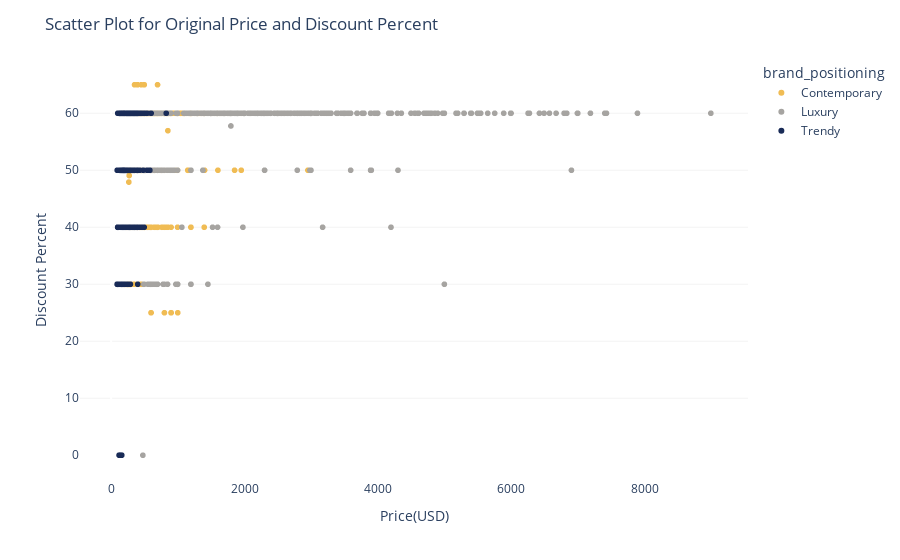

Notebook code for this chart:
### Code cell
import plotly.express as px

fig = px.scatter(saks_full, x="original_price", y="percent_off", color="brand_positioning",
                 hover_data=['brand_name'], 
                 color_discrete_sequence = ['rgb(25, 43, 87)','rgb(240, 188, 84)', 'rgb(166, 164, 161)'],
                 color_discrete_map = {"brand_positioning": ["Trendy", "Contemporary", "Luxury"]})
fig.update_layout(title_text="Scatter Plot for Original Price and Discount Percent",plot_bgcolor='rgb(256, 256, 256)')
fig.update_yaxes(title_text = 'Discount Percent',showgrid=True, gridwidth=0.5, gridcolor='rgb(230, 230, 230)')
fig.update_xaxes(title_text = "Price(USD)") 

fig.show()

### Figure 1 — Plotly figure (JSON) as saved in the notebook; plotly's stock layout.template omitted (floating-point values rounded to 4 significant figures; data arrays with more than 128 entries replaced by an {"elided": "..."} marker saying what was removed)
{"data": [{"customdata": {"elided": "2351x1 str values"}, "hovertemplate": "brand_positioning=Contemporary<br>original_price=%{x}<br>percent_off=%{y}<br>brand_name=%{customdata[0]}<extra></extra>", "legendgroup": "Contemporary", "marker": {"color": "rgb(240, 188, 84)", "symbol": "circle"}, "mode": "markers", "name": "Contemporary", "showlegend": true, "type": "scattergl", "x": {"elided": "2351 int values"}, "xaxis": "x", "y": {"elided": "2351 float values"}, "yaxis": "y"}, {"customdata": {"elided": "782x1 str values"}, "hovertemplate": "brand_positioning=Luxury<br>original_price=%{x}<br>percent_off=%{y}<br>brand_name=%{customdata[0]}<extra></extra>", "legendgroup": "Luxury", "marker": {"color": "rgb(166, 164, 161)", "symbol": "circle"}, "mode": "markers", "name": "Luxury", "showlegend": true, "type": "scattergl", "x": {"elided": "782 int values"}, "xaxis": "x", "y": {"elided": "782 float values"}, "yaxis": "y"}, {"customdata": {"elided": "856x1 str values"}, "hovertemplate": "brand_positioning=Trendy<br>original_price=%{x}<br>percent_off=%{y}<br>brand_name=%{customdata[0]}<extra></extra>", "legendgroup": "Trendy", "marker": {"color": "rgb(25, 43, 87)", "symbol": "circle"}, "mode": "markers", "name": "Trendy", "showlegend": true, "type": "scattergl", "x": {"elided": "856 float values"}, "xaxis": "x", "y": {"elided": "856 float values"}, "yaxis": "y"}], "layout": {"legend": {"title": {"text": "brand_positioning"}, "tracegroupgap": 0}, "margin": {"t": 60}, "plot_bgcolor": "rgb(256, 256, 256)", "title": {"text": "Scatter Plot for Original Price and Discount Percent"}, "xaxis": {"anchor": "y", "domain": [0, 1], "title": {"text": "Price(USD)"}}, "yaxis": {"anchor": "x", "domain": [0, 1], "gridcolor": "rgb(230, 230, 230)", "gridwidth": 0.5, "showgrid": true, "title": {"text": "Discount Percent"}}}}
